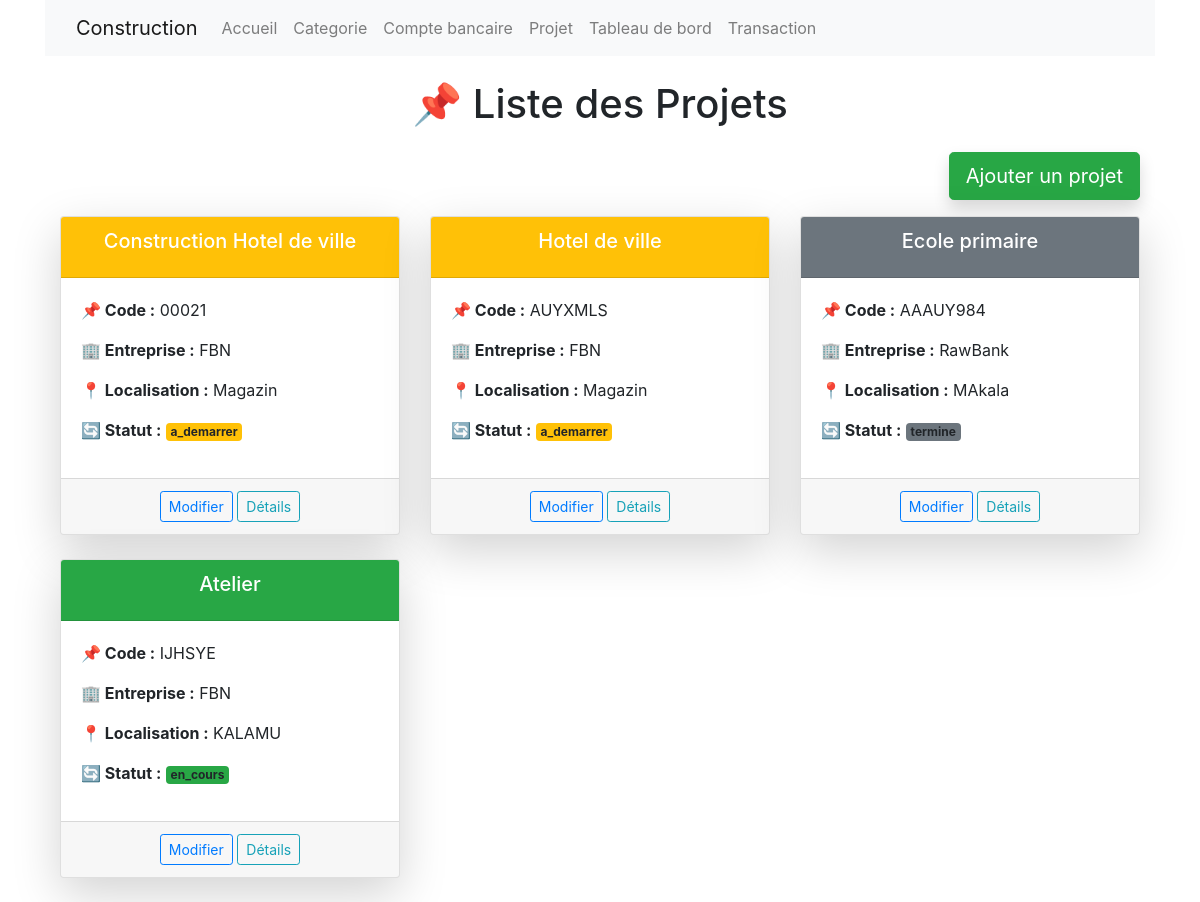
/projet/, run on the app's committed database.
### entreprise/models.py (models this page shows, shortened)
class Projet(models.Model):
    company = models.ForeignKey('Company', on_delete=models.CASCADE, verbose_name="Entreprise associée")
    projet_name = models.CharField(max_length=255, verbose_name="Nom du projet")
    project_code = models.CharField(max_length=100, unique=True, verbose_name="Code du projet")
    start_date = models.DateField(verbose_name="Date de début")
    end_date = models.DateField(null=True, blank=True, verbose_name="Date de fin")
    location = models.CharField(max_length=255, verbose_name="Localisation")
    STATUS_CHOICES = [
        ('en_cours', 'En cours'),
        ('termine', 'Terminé'),
        ('a_demarrer', 'À démarrer'),
    ]
    status = models.CharField(max_length=20, choices=STATUS_CHOICES, default='a_demarrer', verbose_name="Statut")
    created_at = models.DateTimeField(auto_now_add=True, verbose_name="Date de création")
    updated_at = models.DateTimeField(auto_now=True, verbose_name="Dernière mise à jour")

class Company(models.Model):
    company_name = models.CharField(max_length=255, verbose_name="Nom de l'entreprise")
    address = models.TextField(verbose_name="Adresse")
    contact_person = models.CharField(max_length=255, verbose_name="Personne de contact")
    phone_number = models.CharField(max_length=15, verbose_name="Numéro de téléphone")
    email = models.EmailField(unique=True, verbose_name="Email")
    created_at = models.DateTimeField(auto_now_add=True, verbose_name="Date de création")
    updated_at = models.DateTimeField(auto_now=True, verbose_name="Dernière mise à jour")

### entreprise/views.py (the view)
# urls.py: path('projet/', projet, name='projet' ),
def projet(request):
    donnee = Projet.objects.all()
    return render(request, './projets/projets.html',{'donnee' : donnee})

### entreprise/templates/projets/projets.html (shortened to what this page needs)
{% extends "base_templates.html" %}
{% load static %}
{% block contenu %}
{% include "navbar/navbar.html" %}
<div class="container mt-4">
    <h1 class="text-center mb-4">📌 Liste des Projets</h1>
    <div class="d-flex justify-content-end mb-3">
        <a href="{% url 'ajouter_projet' %}" class="btn btn-success btn-lg shadow"> Ajouter un projet</a>
    </div>
    {% if donnee %}
        <div class="row">
            {% for valeur in donnee %}
                <div class="col-md-4">
                    <div class="card shadow-lg mb-4">
                        <div class="card-header text-white {% if valeur.status == 'en_cours' %} bg-success {% elif valeur.status == 'termine' %} bg-secondary {% else %} bg-warning {% endif %}">
                            <h5 class="card-title text-center">{{ valeur.projet_name }}</h5>
                        </div>
                        <div class="card-body">
                            <p><strong>📌 Code :</strong> {{ valeur.project_code }}</p>
                            <p><strong>🏢 Entreprise :</strong> {{ valeur.company.company_name }}</p>
                            <p><strong>📍 Localisation :</strong> {{ valeur.location }}</p>
                            <p><strong>🔄 Statut :</strong> <span class="badge {% if valeur.status == 'en_cours' %} bg-success {% elif valeur.status == 'termine' %} bg-secondary {% else %} bg-warning {% endif %}">{{ valeur.status }}</span></p>
                        </div>
                        <div class="card-footer text-center">
                            <a href="{% url 'modifier_projet' valeur.id %}" class="btn btn-outline-primary btn-sm"> Modifier</a>
                            <a href="{% url 'details_projet' valeur.id %}" class="btn btn-outline-info btn-sm"> Détails</a>
                        </div>
                    </div>
                </div>
            {% endfor %}
        </div>
    {% else %}
        <div class="alert alert-warning text-center" role="alert">
            😕 Aucun projet trouvé. Ajoutez-en un pour commencer !
        </div>
    {% endif %}
</div>
{% endblock contenu %}

### entreprise/templates/base_templates.html (shortened to what this page needs)
{% load static %}
<!DOCTYPE html>
<html lang="en">
<head>
    <link rel="stylesheet" href="{% static 'css/bootstrap/bootstrap.min.css' %}">
    <link rel="stylesheet" href="{% static 'css/style.css' %}">
</head>
<body>
    <div class="container">
        {% block contenu %}
        {% endblock contenu %}
    </div>
    <link rel="stylesheet" href="{% static 'js/app.js' %}">
</body>
</html>

### entreprise/templates/navbar/navbar.html (shortened to what this page needs)
<nav class="navbar navbar-expand-lg navbar-light bg-light">
    <div class="container-fluid d-flex justify-content-between">
        <a class="navbar-brand" href="#">Construction</a>
        <div class="collapse navbar-collapse" id="navbarNav">
            <ul class="navbar-nav" id='ul_nav'>
                <li class="nav-item">
                    <a class="nav-link" href="{% url 'accueil' %}">Accueil</a>
                </li>
                <li class="nav-item">
                    <a class="nav-link" href="{% url 'categorie' %}">Categorie</a>
                </li>
                <li class="nav-item">
                    <a class="nav-link" href="{% url 'compte_bancaire' %}">Compte bancaire</a>
                </li>
                <li class="nav-item">
                    <a class="nav-link" href="{% url 'projet' %}">Projet</a>
                </li>
                <li class="nav-item">
                    <a class="nav-link" href="{% url 'tableau_de_bord' %}">Tableau de bord</a>
                </li>
                <li class="nav-item">
                    <a class="nav-link" href="{% url 'transaction' %}">Transaction</a>
                </li>
            </ul>
        </div>
    </div>
</nav>

### data on the page
Projet: projet_name "Construction Hotel de ville", project_code "00021", company.company_name "FBN", location "Magazin", status "a_demarrer"
Projet: projet_name "Hotel de ville", project_code "AUYXMLS", company.company_name "FBN", location "Magazin", status "a_demarrer"
Projet: projet_name "Ecole primaire", project_code "AAAUY984", company.company_name "RawBank", location "MAkala", status "termine"
Projet: projet_name "Atelier", project_code "IJHSYE", company.company_name "FBN", location "KALAMU", status "en_cours"
